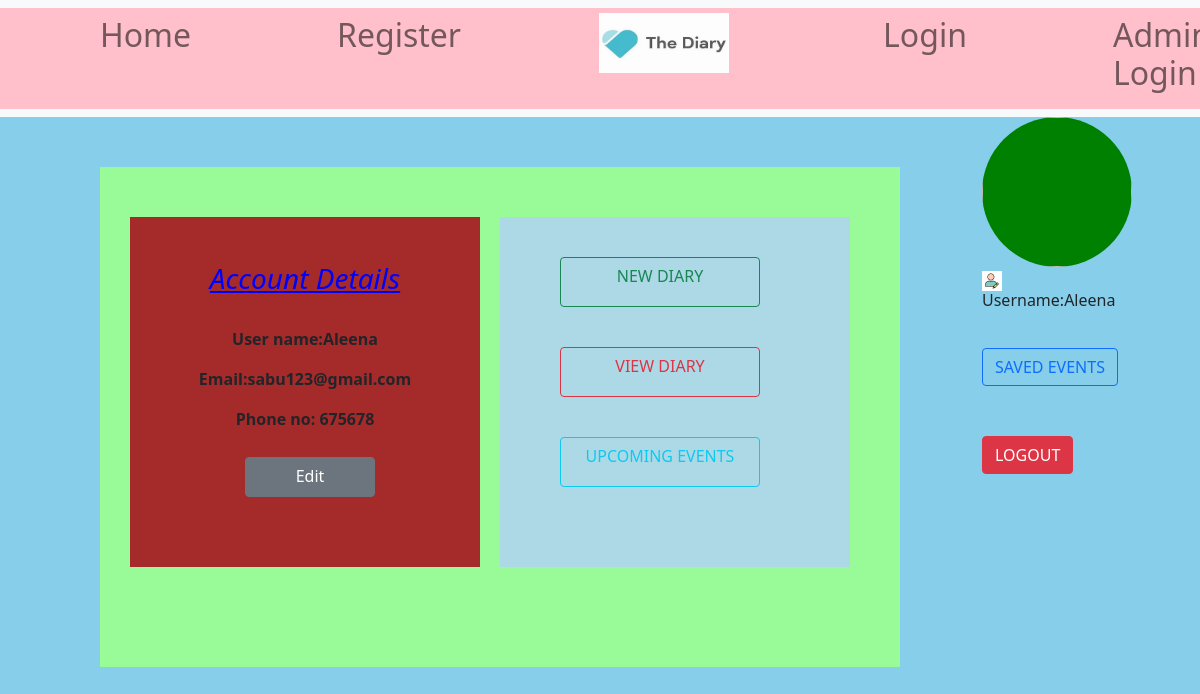
/diaryapp/pro/ (signed in), run on the app's committed database.
### diaryapp/models.py (models this page shows, shortened)
class regmod1(models.Model):
    uname = models.CharField(max_length=30)
    num=models.IntegerField()
    em=models.EmailField()
    im=models.FileField(upload_to='diaryapp/static')
    pin=models.CharField(max_length=30) #int(pin) views il vilikkanam

### diaryapp/views.py (the view)
# urls.py: path('pro/',profile),
def profile(request):
    id1 = request.session['id']
    a = regmod1.objects.get(id=id1)
    im = str(a.im).split('/')[-1]  # splitting file path
    return render(request, 'profile.html', {'a': a, 'im': im})

### diaryapp/templates/profile.html (shortened to what this page needs)
<!DOCTYPE html>
{% load static %}
<html lang="en">
<head>
  <link href="https://cdn.jsdelivr.net/npm/bootstrap@5.0.2/dist/css/bootstrap.min.css" rel="stylesheet"
>
</head>
<body style="background-color:skyblue;">
    <form method="post">{% csrf_token %}
        <nav class="navbar navbar-expand-lg navbar-light bg-light">
    <div class="container-fluid" style="background-color: pink;">
        <div class="collapse navbar-collapse" id="navbarSupportedContent">
            <ul class="navbar-nav me-auto mb-2 mb-lg-0">
                <li class="nav-item">
                    <a class="nav-link" style="margin-left:80px;" href="http://127.0.0.1:8000/diaryapp/indexpage/"><h2>Home</h2></a>
                </li>
                <li class="nav-item">
                    <a class="nav-link" href="http://127.0.0.1:8000/diaryapp/regi/" style="margin-left:130px;" target="_blank"><h2>
                        Register</h2></a>
                </li>
                <a class="navbar-brand" style="margin-left:130px;" href="" target="_blank"><img src="{% static 'img.png' %}"
                                                             style="height: 60px;width:130px;"></a>
                <li class="nav-item">
                    <a class="nav-link" style="margin-left:130px;" href="http://127.0.0.1:8000/diaryapp/loginind1/" target="_blank"><h2>Login</h2></a>
                </li>
                <li class="nav-item">
                    <a class="nav-link" style="margin-left:130px;" href="http://127.0.0.1:8000/diaryapp/adminlogin/" target="_blank"><h2>Admin Login</h2></a>
                </li>
            </ul>
        </div>
    </div>
</nav>
    <div class="a" style="margin-top:50px;">
        <div class="b" style="margin-left: 30px;margin-top:50px;padding-top:45px;"align="center">
            <h3 style="color:blue;"><i><u>Account Details</u></i></h3><br>
            <p><b>User name:{{a.uname}}</b></p>
        <p><b>Email:{{a.em}}</b></p>
            <p><b>Phone no: {{a.num}}</b></p>
             <a href="http://127.0.0.1:8000/diaryapp/editacnt/{{a.id}}" style="height:40px;width:130px;margin-left: 10px;margin-top:10px;" class="btn btn-secondary" type="submit">Edit</a>
        </div>
            <div class="c" style="margin-left: 400px;margin-top:-350px;">
                <a href="http://127.0.0.1:8000/diaryapp/News/" style="height:50px;width:200px;margin-left: 60px;margin-top:40px;" class="btn btn-outline-success" type="submit">NEW DIARY</a>
                <a href="http://127.0.0.1:8000/diaryapp/Newsdisp/" style="height:50px;width:200px;margin-left: 60px;margin-top:40px;" class="btn btn-outline-danger" type="submit">VIEW DIARY</a>
                <a href="http://127.0.0.1:8000/diaryapp/Newsuser/" style="height:50px;width:200px;margin-left: 60px;margin-top:40px;" class="btn btn-outline-info" type="submit">UPCOMING EVENTS</a>
            </div>
    </div>
        <div class="container" id="d4">
            <div class="d" >
        <img  src="{% static im %}" height="150px" width="150px"
        style="border-radius:50%;background-color:green;">
                <a class="img" href="http://127.0.0.1:8000/diaryapp/editimage/{{a.id}}" target="_blank">
                    <img src="{% static 'img_5.png' %}" style="height: 20px;margin-left:520x;"></a>
    </div><br>
    <h6 style="margin-left:940px;">Username:{{a.uname}}</h6>
            <a class="btn btn-outline-primary" style="margin-left:940px;margin-top:30px;" href="http://127.0.0.1:8000/diaryapp/wishdisp/">SAVED EVENTS</a>
             <a class="btn btn-danger" style="margin-left:940px;margin-top:50px;" href="http://127.0.0.1:8000/diaryapp/Logout/">LOGOUT</a>
        </div>
    </form>
</body>
</html>

### diaryapp/templates/profile.html (style rules this page uses)
.a { background-color: palegreen;height:500px;width:800px;margin-left: 100px;position: fixed; }
.b { background-color: brown;height:350px;width:350px;padding: 20px,20px,20px,20px; }
.c { background-color:lightblue;height:350px;width:350px; }
.d { height:150px;width:150px;margin-left:940px; }

### data on the page
regmod1: uname "Aleena", em "sabu123@gmail.com", num "675678"
